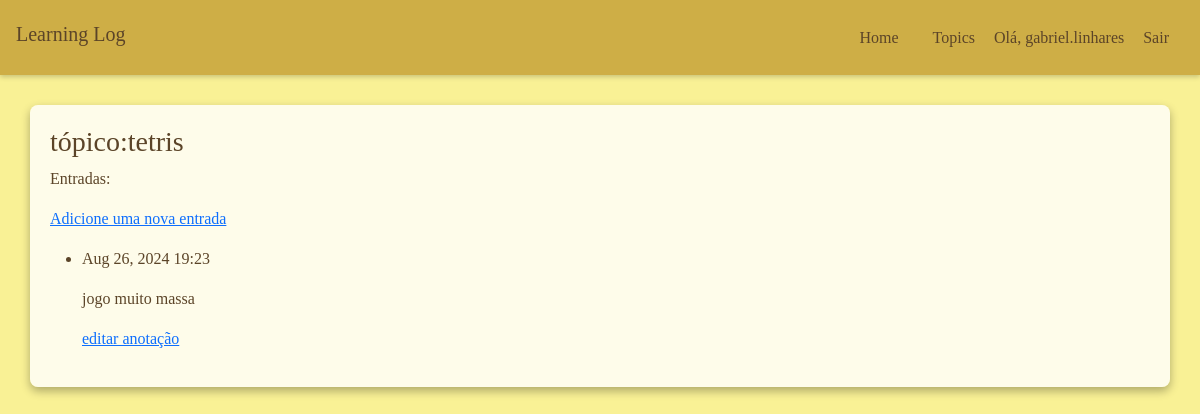
Screenshot of /topics/5/ (signed in) with the database file from the repository.
### learning_logs/models.py (models this page shows, shortened)
class Topic(models.Model):
    text = models.CharField(max_length=200)
    date_added = models.DateTimeField(auto_now_add=True)
    owner=models.ForeignKey(User,on_delete=models.CASCADE)
    def __str__(self):
        return self.text

class Entry(models.Model):
    topic=models.ForeignKey(Topic,on_delete=models.CASCADE)
    text=models.TextField(max_length=5000)
    date_added = models.DateTimeField(auto_now_add=True)
    class Meta:
        verbose_name_plural="entries"

### learning_logs/views.py (the view)
# urls.py: path('topics/<topic_id>/', views.topic,name='topic'),
@login_required
def topic(request,topic_id):
    topic=Topic.objects.get(id=topic_id)
    if topic.owner !=request.user:
        raise Http404
    entries=topic.entry_set.order_by("-date_added")
    context={"topic":topic,'entries':entries}
    return render(request,'learning_logs/topic.html',context)

### learning_logs/templates/learning_logs/topic.html
{% extends 'Learning_logs/base.html' %}
{% block content %}
    <h3>tópico:{{ topic }}</h3>
    <p>Entradas: </p>
    <p><a href="{% url 'new_entry' topic.id %}">Adicione uma nova entrada</a></p>
    <ul>
        {% for entry in entries %}
        <li>
            <p>{{ entry.date_added | date:'M d, Y H:i'}}</p>
            <p>{{ entry.text | linebreaks }}</p>
            <p><a href="{% url 'edit_entry' entry.id %}">editar anotação</a></p>
        </li>
        {% empty %}
        <li>não tem registros</li>
        {% endfor %}
    </ul>
{% endblock content %}

### learning_logs/templates/learning_logs/base.html (shortened to what this page needs)
<!DOCTYPE html>
<html lang="en">
<head>
    <link href="https://cdn.jsdelivr.net/npm/bootstrap@5.3.0-alpha1/dist/css/bootstrap.min.css" rel="stylesheet">
</head>
<body>
    <header id="header" class="d-flex align-items-center justify-content-between px-3">
        <h1 class="h5">Learning Log</h1>
        <nav>
            <a href="{% url 'index' %}">Home</a>
            <a href="{% url 'topics' %}">Topics</a>
            {% if user.is_authenticated %}
                <span>Olá, {{ user.username }}</span>
                <a href="{% url 'logout' %}">Sair</a>
            {% else %}
                <a href="{% url 'register' %}">Registrar</a>
                <a href="{% url 'login' %}">Entrar</a>
            {% endif %}
        </nav>
    </header>
    <div class="container">
        {% block content %}
        {% endblock content %}
    </div>
</body>
</html>

### learning_logs/templates/learning_logs/base.html (style rules this page uses)
* { margin: 0; padding: 0; }
body { background-color: #f9f195; font-family: 'Georgia', serif; color: #5b4428; }
#header { background-color: #ceae46; height: 75px; box-shadow: 0 2px 5px rgba(0, 0, 0, 0.2); }
#header a { color: #5b4428; text-decoration: none; margin: 0 15px; }
.container { margin-top: 30px; padding: 20px; background-color: rgba(255, 255, 255, 0.8); border-radius: 8px; box-shadow: 0 4px 10px rgba(0, 0, 0, 0.3); }
h1 { margin-bottom: 20px; }

### rows the page displays
Topic: text "tetris"
Entry: date_added "Aug 26, 2024 19:23", text "jogo muito massa"

### other values shown
{{ user.username }} "gabriel.linhares"
